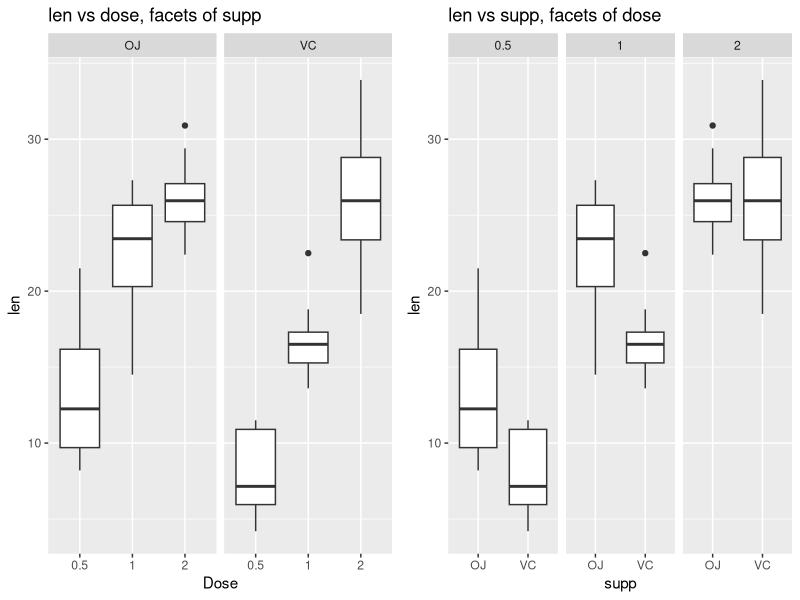

Recreate this plot in R.
## ---- chunk 1
knitr::opts_chunk$set(comment='')
library(data.table)
library(ggplot2)
library(gridExtra)
## ---- chunk 2
data("ToothGrowth")
setDT(ToothGrowth)
colnames(ToothGrowth)
## ---- chunk 3
table(ToothGrowth$supp, ToothGrowth$dose)
## ---- chunk 4
g1 <- ggplot(data=ToothGrowth, aes(x=as.factor(dose), y=len))+ geom_boxplot() + facet_wrap(.~supp)+
  labs(title='len vs dose, facets of supp', x='Dose', y='len')
g2 <- ggplot(data=ToothGrowth, aes(x=supp, y=len))+ geom_boxplot() + facet_wrap(.~as.factor(dose))+
  labs(title='len vs supp, facets of dose', x='supp', y='len')
 grid.arrange(g1,g2, ncol=2)
## ---- chunk 5
x <- ToothGrowth[supp=='OJ' & dose==0.5,len]
y <- ToothGrowth[supp=='VC' & dose==0.5,len]
t.test(x=x, y=y, alternative='greater', mu=0, paired=FALSE, var.equal=FALSE, conf.level=0.95)$p.value
## ---- chunk 6
x <- ToothGrowth[supp=='OJ' & dose==1, len]
y <- ToothGrowth[supp=='VC' & dose==1, len]
t.test(x=x, y=y, alternative='greater', mu=0, paired=FALSE, var.equal=FALSE, conf.level=0.95)$p.value
## ---- chunk 7
x <- ToothGrowth[supp=='OJ' & dose==2, len]
y <- ToothGrowth[supp=='VC' & dose==2, len]
t.test(x=x, y=y, alternative='greater', mu=0, paired=FALSE, var.equal=FALSE, conf.level=0.95)$p.value
## ---- chunk 8
x <- ToothGrowth[supp=='OJ' & dose==1, len]
y <- ToothGrowth[supp=='OJ' & dose==0.5, len]
t.test(x=x, y=y, alternative='greater', mu=0, paired=FALSE, var.equal=FALSE, conf.level=0.95)$p.value
## ---- chunk 9
x <- ToothGrowth[supp=='OJ' & dose==2, len]
y <- ToothGrowth[supp=='OJ' & dose==0.5, len]
t.test(x=x, y=y, alternative='greater', mu=0, paired=FALSE, var.equal=FALSE, conf.level=0.95)$p.value
## ---- chunk 10
x <- ToothGrowth[supp=='OJ' & dose==2, len]
y <- ToothGrowth[supp=='OJ' & dose==1, len]
t.test(x=x, y=y, alternative='greater', mu=0, paired=FALSE, var.equal=FALSE, conf.level=0.95)$p.value
## ---- chunk 11
x <- ToothGrowth[supp=='VC' & dose==1, len]
y <- ToothGrowth[supp=='VC' & dose==0.5, len]
t.test(x=x, y=y, alternative='greater', mu=0, paired=FALSE, var.equal=FALSE, conf.level=0.95)$p.value
## ---- chunk 12
x <- ToothGrowth[supp=='VC' & dose==2, len]
y <- ToothGrowth[supp=='VC' & dose==0.5, len]
t.test(x=x, y=y, alternative='greater', mu=0, paired=FALSE, var.equal=FALSE, conf.level=0.95)$p.value
## ---- chunk 13
x <- ToothGrowth[supp=='VC' & dose==2, len]
y <- ToothGrowth[supp=='VC' & dose==1, len]
t.test(x=x, y=y, alternative='greater', mu=0, paired=FALSE, var.equal=FALSE, conf.level=0.95)$p.value
